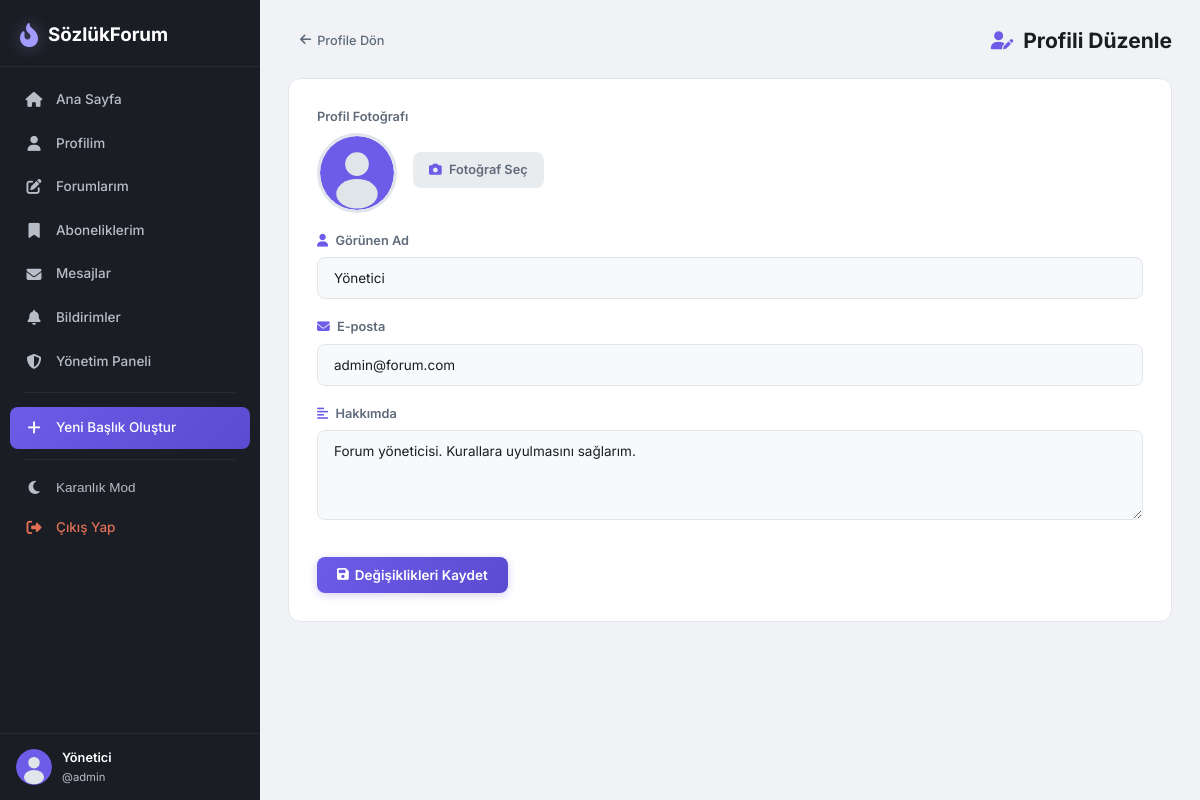
The page /edit_profile.php (signed in) on the database its author committed.
### tables this page shows
CREATE TABLE users (
    id INT AUTO_INCREMENT PRIMARY KEY,
    username VARCHAR(50) NOT NULL UNIQUE,
    email VARCHAR(100) NOT NULL UNIQUE,
    password VARCHAR(255) NOT NULL,
    display_name VARCHAR(100) DEFAULT NULL,
    bio TEXT DEFAULT NULL,
    avatar VARCHAR(255) DEFAULT NULL,
    role ENUM('user','admin') DEFAULT 'user',
    is_blocked TINYINT(1) DEFAULT 0,
    last_seen DATETIME DEFAULT CURRENT_TIMESTAMP,
    created_at DATETIME DEFAULT CURRENT_TIMESTAMP
);

### config.php (called while the page is built, shortened)
<?php
function e($str) {
    return htmlspecialchars((string)$str, ENT_QUOTES, 'UTF-8');
}
function getAvatar($avatar) {
    return 'assets/default_avatar.svg';
}
?>

### edit_profile.php (the view, shortened to what this page needs)
<?php
require_once 'config.php';
$stmt = $pdo->prepare("SELECT * FROM users WHERE id = ?");
$stmt->execute([$_SESSION['user_id']]);
$user = $stmt->fetch();
include 'includes/header.php';
?>
<div class="page-layout">
    <div class="content-main">
        <div class="page-header">
            <a href="profile.php?id=<?= $_SESSION['user_id'] ?>" class="back-btn"><i class="fas fa-arrow-left"></i> Profile Dön</a>
            <h1><i class="fas fa-user-pen"></i> Profili Düzenle</h1>
        </div>
        <div class="form-card">
            <form method="POST" enctype="multipart/form-data" class="create-form">
                <div class="form-group avatar-upload">
                    <label>Profil Fotoğrafı</label>
                    <div class="avatar-preview-wrap">
                        <img src="<?= e(getAvatar($user['avatar'])) ?>" alt="Avatar" class="avatar-preview" id="avatarPreview">
                        <label for="avatar" class="avatar-upload-btn">
                            <i class="fas fa-camera"></i>
                            <span>Fotoğraf Seç</span>
                        </label>
                    </div>
                </div>
                <div class="form-group">
                    <label for="display_name"><i class="fas fa-user"></i> Görünen Ad</label>
                    <input type="text" id="display_name" name="display_name" value="<?= e($user['display_name'] ?? '') ?>" required>
                </div>
                <div class="form-group">
                    <label for="email"><i class="fas fa-envelope"></i> E-posta</label>
                    <input type="email" id="email" name="email" value="<?= e($user['email']) ?>" required>
                </div>
                <div class="form-group">
                    <label for="bio"><i class="fas fa-align-left"></i> Hakkımda</label>
                    <textarea id="bio" name="bio" rows="4" placeholder="Kendinizden bahsedin..."><?= e($user['bio'] ?? '') ?></textarea>
                </div>
                <button type="submit" class="btn btn-primary">
                    <i class="fas fa-save"></i> Değişiklikleri Kaydet
                </button>
            </form>
        </div>
    </div>
</div>
<?php include 'includes/footer.php'; ?>

### assets/style.css (style rules this page uses)
:root, [data-theme="light"] { --bg-primary: #f0f2f5; --bg-secondary: #ffffff; --bg-tertiary: #f8f9fa; --bg-hover: #e9ecef; --bg-active: #e3e7eb; --text-primary: #1a1d21; --text-secondary: #5f6b7a; --text-tertiary: #8b95a5; --text-inverse: #ffffff; --accent: #6c5ce7; --accent-light: #a29bfe; --accent-hover: #5a4bd1; --accent-bg: rgba(108, 92, 231, 0.08); --success: #00b894; --success-bg: rgba(0, 184, 148, 0.1); --warning: #fdcb6e; --warning-bg: rgba(253, 203, 110, 0.15); --danger: #e17055; --danger-bg: rgba(225, 112, 85, 0.1); --border: #e1e5eb; --border-light: #f0f2f5; --shadow: 0 1px 3px rgba(0,0,0,0.06), 0 1px 2px rgba(0,0,0,0.04); --shadow-lg: 0 10px 25px rgba(0,0,0,0.08); --shadow-xl: 0 20px 40px rgba(0,0,0,0.12); --sidebar-width: 260px; --sidebar-bg: #1a1d23; --sidebar-text: #b8bec8; --sidebar-text-hover: #ffffff; --sidebar-active-bg: rgba(108, 92, 231, 0.2); --sidebar-divider: rgba(255,255,255,0.06); --radius-sm: 8px; --radius: 12px; --radius-lg: 16px; --radius-xl: 20px; --radius-full: 999px; --transition: 0.2s ease; }
*, *::before, *::after { box-sizing: border-box; margin: 0; padding: 0; }
html { font-size: 15px; scroll-behavior: smooth; }
body { font-family: 'Inter', -apple-system, BlinkMacSystemFont, sans-serif; background: var(--bg-primary); color: var(--text-primary); line-height: 1.6; min-height: 100vh; display: flex; -webkit-font-smoothing: antialiased; }
a { color: var(--accent); text-decoration: none; transition: color var(--transition); }
img { max-width: 100%; height: auto; }
.page-layout { display: flex; gap: 24px; }
.content-main { flex: 1; min-width: 0; }
.page-header { display: flex; align-items: center; justify-content: space-between; margin-bottom: 20px; flex-wrap: wrap; gap: 12px; }
.page-header h1 { font-size: 1.4rem; font-weight: 700; display: flex; align-items: center; gap: 10px; }
.page-header h1 i { color: var(--accent); font-size: 1.2rem; }
.back-btn { display: inline-flex; align-items: center; gap: 6px; color: var(--text-secondary); font-size: 0.85rem; font-weight: 500; padding: 6px 12px; border-radius: var(--radius-sm); transition: all var(--transition); }
.btn { display: inline-flex; align-items: center; gap: 6px; padding: 10px 20px; border: none; border-radius: var(--radius-sm); font-family: inherit; font-size: 0.9rem; font-weight: 600; cursor: pointer; transition: all var(--transition); text-decoration: none; white-space: nowrap; }
.btn-primary { background: linear-gradient(135deg, var(--accent), var(--accent-hover)); color: #fff; box-shadow: 0 2px 8px rgba(108, 92, 231, 0.3); }
.comment-form textarea, .create-form textarea { width: 100%; padding: 12px 16px; border: 1px solid var(--border); border-radius: var(--radius-sm); background: var(--bg-tertiary); color: var(--text-primary); font-family: inherit; font-size: 0.9rem; resize: vertical; outline: none; margin-bottom: 12px; transition: border-color var(--transition); min-height: 80px; }
.form-card { background: var(--bg-secondary); border: 1px solid var(--border); border-radius: var(--radius); padding: 28px; }
.form-group { margin-bottom: 18px; }
.form-group label { display: block; font-size: 0.85rem; font-weight: 600; color: var(--text-secondary); margin-bottom: 6px; }
.form-group label i { margin-right: 4px; color: var(--accent); }
.form-group input[type="text"], .form-group input[type="email"], .form-group input[type="password"] { width: 100%; padding: 12px 16px; border: 1px solid var(--border); border-radius: var(--radius-sm); background: var(--bg-tertiary); color: var(--text-primary); font-family: inherit; font-size: 0.9rem; outline: none; transition: border-color var(--transition), box-shadow var(--transition); }
.avatar-preview-wrap { display: flex; align-items: center; gap: 16px; }
.avatar-preview { width: 80px; height: 80px; border-radius: var(--radius-full); object-fit: cover; border: 3px solid var(--border); }
.avatar-upload-btn { display: inline-flex; align-items: center; gap: 8px; padding: 8px 16px; background: var(--bg-hover); border-radius: var(--radius-sm); cursor: pointer; color: var(--text-primary); font-size: 0.85rem; font-weight: 500; transition: all var(--transition); }
.avatar-upload-btn i { color: var(--accent); }

### rows shown on the page
users: display_name "Yönetici", email "admin@forum.com", bio "Forum yöneticisi. Kurallara uyulmasını sağlarım."

### other values the page prints
$_SESSION['display_name'] "Yönetici"
$_SESSION['username'] "admin"
